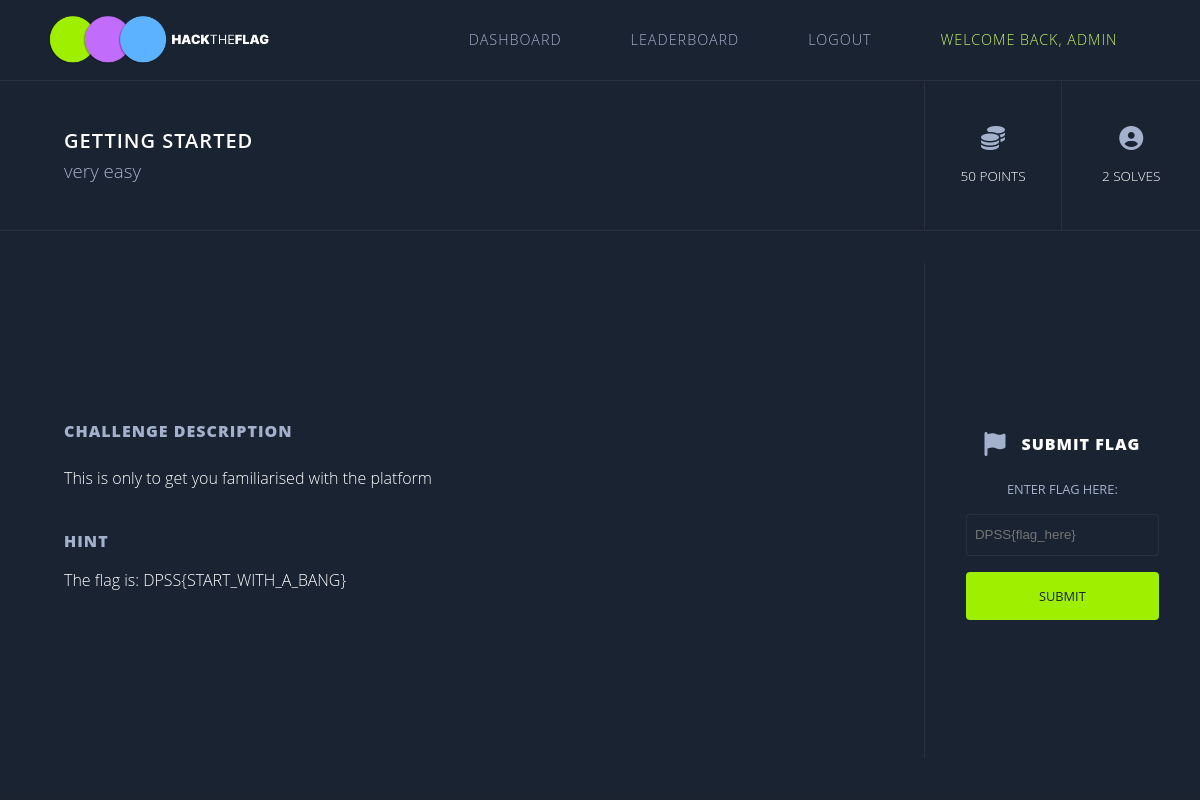
Screenshot of /start/ (signed in) with the database file from the repository.
### accounts/models.py (models this page shows)
class Player(AbstractUser):
    first_name = models.CharField(max_length=30, blank=False)
    last_name = models.CharField(max_length=30, blank=False)
    username = models.CharField(_('username'), max_length=30, unique=True, null=True)
    email = models.CharField(_('email'), max_length=100, unique=True, null=True)
    score = models.IntegerField(default=0)
    USERNAME_FIELD = 'username'
    REQUIRED_FIELDS = ('first_name', 'last_name','email')
    objects = PlayerManager()
    def __str__(self):
        return self.username

### Main/models.py (models this page shows, shortened)
class Challenges(models.Model):
    title = models.CharField(max_length=255)
    category = models.CharField(max_length=255)
    difficulty = models.CharField(max_length=255)
    points = models.IntegerField()
    description = models.TextField(max_length=1000, default='')
    hint = models.CharField(max_length=255, default='')
    flag = models.CharField(max_length=255, default='DPSS{EMPTY}')
    link = models.CharField(max_length=255, default='dashboard')
    solve_status = models.BooleanField(default=False)
    players_solved = models.ManyToManyField(Player, blank=True, related_name='challenges_solved')

### Main/views.py (the view, shortened to what this page needs)
# urls.py: path('start/', views.gettingStarted, name='start'),
def gettingStarted(request):
    context = {"challenge": Challenges.objects.get(title="Getting Started"), "solved":False}
    context_solved = {"challenge": Challenges.objects.get(title="Getting Started"), "solved":True}
    if request.method == "GET":
        if not request.user.is_authenticated:
            return redirect('login')
        if(request.user in Challenges.objects.get(title="Getting Started").players_solved.all()):
            return render(request, 'main/challenges/gettingstarted.html', context_solved)
        else: return render(request, 'main/challenges/gettingstarted.html', context)

### Main/templates/main/challenges/gettingstarted.html (shortened to what this page needs)
{% extends "main/layout_challenge.html" %}
{% load static %}

### Main/templates/main/layout_challenge.html (shortened to what this page needs)
{% load static %}
<!doctype html>
<html lang="en">
<head>
    <link rel="stylesheet" href="{% static 'scss/main.css' %}" />
</head>
<body class="challenge">
  <div class="challenge-nav nav">
    <img src="{% static 'img/logov.png' %}" />
    <ul>
        <li><a href="/dashboard">Dashboard</a></li>
        <li><a href="/leaderboard">Leaderboard</a></li>
        <li><a href="/logout">Logout</a></li>
        <li>Welcome back, {{user}}</li>
    </ul>
  </div>
  <div class="challenge__header">
    <div class="challenge__title-div">
      <h1>{{challenge.title}}</h1>
      <h3>{{challenge.difficulty}}</h3>
    </div>
    <div class="challenge__stats">
      <div class="challenge__stats-group">
        <i class="fa-solid fa-coins" style="color: #a4b1cd;"></i>
        <h2>{{challenge.points}} points</h2>
      </div>
      <div style="border-right: none" class="challenge__stats-group">
        <i class="fa-solid fa-circle-user" style="color: #a4b1cd;"></i>
        <h2>{{challenge.players_solved.all.count}} solves</h2>
      </div>
    </div>
  </div>
  <div class="challenge__content">
    <div class="challenge__title">
      <h1>Challenge Description</h1>
      <p>{{challenge.description|linebreaks}}</p>
      <h1 style="margin-top: 2rem; margin-bottom: 0;">Hint</h1>
      <p>{{challenge.hint|linebreaks}}</p>
    </div>
    <div class="challenge__form">
      <div class="challenge__submit-title">
        <i class="fa-solid fa-flag" style="color: #a4b1cd;"></i>
        <h1>Submit Flag</h1>
      </div>
      <form id="key-form" class="challenge__flag">
          <label for="key">enter flag here:</label>
          <input type="text" name="key" id="key" placeholder="DPSS{flag_here}" />
          <button type="submit">subMit</button>
      </form>
    </div>
  </div>
</body>
</html>

### Main/static/scss/main.css (style rules this page uses)
body { background-color: #1b2330; }
.nav { display: flex; padding: 1rem 3rem; justify-content: space-between; position: sticky; top: 0; background-color: #1a2332; border-bottom: 1px solid rgba(106, 106, 106, 0.2); }
.nav * { background-color: #1a2332; }
.nav img { width: 20%; }
.nav ul { display: flex; width: 40%; justify-content: space-around; align-items: center; text-decoration: none; list-style: none; font-family: "Open Sans", sans-serif; }
.nav ul li { color: #c5f467; text-transform: uppercase; font-size: 0.9em; font-weight: 100; letter-spacing: 1px; }
.nav ul li a { color: #a4b1cd; text-decoration: none; }
.challenge-nav ul { width: 65%; }
.challenge * { background-color: #1a2332; }
.challenge__header { font-family: "Open Sans", sans-serif; height: 150px; width: 100%; display: flex; justify-content: space-between; align-items: center; padding-left: 4rem; border-bottom: 1px solid rgba(106, 106, 106, 0.2); }
.challenge__title-div { width: 100%; height: 100%; border-right: 1px solid rgba(106, 106, 106, 0.2); justify-content: center; display: flex; flex-direction: column; }
.challenge__title-div h1 { font-size: 20px; font-family: "Open Sans", sans-serif; color: #ffffff; text-transform: uppercase; font-weight: 600; letter-spacing: 1px; }
.challenge__title-div h3 { margin-top: 0.25rem; color: #a4b1cd; font-weight: 100; text-transform: lowercase; }
.challenge__stats { width: 32%; display: flex; height: 100%; }
.challenge__stats-group { width: 50%; border-right: 1px solid rgba(106, 106, 106, 0.2); display: flex; flex-direction: column; height: 100%; justify-content: center; align-items: center; }
.challenge__stats-group i { font-size: 24px; margin-bottom: 1rem; }
.challenge__stats-group h2 { font-family: "Open Sans", sans-serif; font-weight: 100; color: #ffffff; font-size: 0.85em; text-transform: uppercase; }
.challenge__content { font-family: "Open Sans", sans-serif; width: 100%; display: flex; justify-content: space-between; padding-left: 4rem; min-height: calc(100vh - 241px); padding-top: 2rem; padding-bottom: 2rem; }
.challenge__title { width: 100%; border-right: 1px solid rgba(106, 106, 106, 0.2); justify-content: center; display: flex; flex-direction: column; }
.challenge__title h1 { font-size: 16px; text-transform: uppercase; letter-spacing: 1px; font-weight: 900; color: #a4b1cd; margin-bottom: 0.5rem; }
.challenge__title p { padding-right: 20%; color: #ffffff; font-weight: 100; word-break: break-all; margin-top: 0.5rem; line-height: 24px; }
.challenge__form { width: 32%; display: flex; flex-direction: column; align-items: center; justify-content: center; }
.challenge__submit-title { display: flex; width: 100%; justify-content: center; margin-top: 2rem; align-items: center; }
.challenge__submit-title i { font-size: 24px; }
.challenge__submit-title h1 { font-size: 16px; font-family: "Open Sans", sans-serif; font-weight: 800; text-transform: uppercase; letter-spacing: 1px; margin-left: 1rem; color: #ffffff; }
.challenge__flag { display: flex; width: 100%; flex-direction: column; margin-top: 1.5rem; align-items: center; justify-content: center; }
.challenge__flag label { color: #a4b1cd; text-transform: uppercase; font-size: 0.8em; }
.challenge__flag input { margin-top: 1rem; width: 70%; line-height: 40px; padding-left: 8px; outline: none; border: 1px solid rgba(106, 106, 106, 0.2); border-radius: 4px; color: #ffffff; }
.challenge__flag button { width: 70%; margin-top: 1rem; height: 48px; text-align: center; background-color: #9fef00; color: #1a2332; font-family: "Open Sans", sans-serif; font-weight: 400; border-radius: 4px; font-size: 0.8em; text-transform: uppercase; border: none; outline: none; transition: all ease-in-out 0.3s; }
* { margin: 0; padding: 0; box-sizing: border-box; }

### rows the page displays
Player: username "ADMIN"
Challenges: title "GETTING STARTED", difficulty "very easy", points "50", players_solved.all.count "2", description "This is only to get you familiarised with the platform", hint "The flag is: DPSS{START_WITH_A_BANG}"
